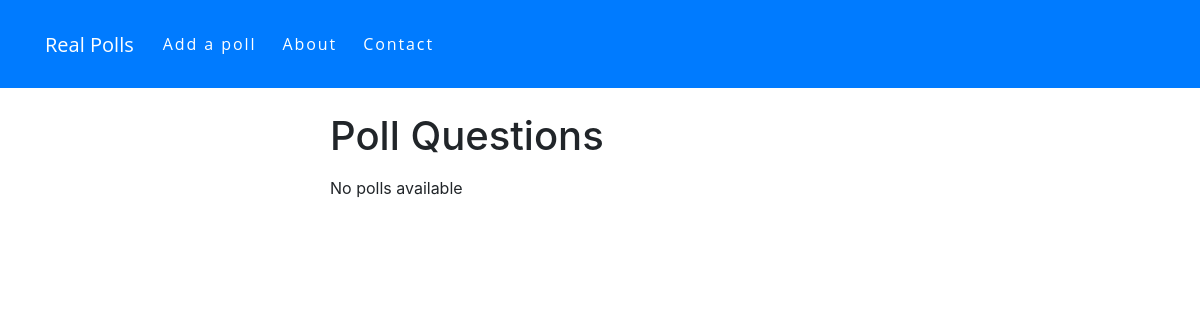
The app's page /, older data.
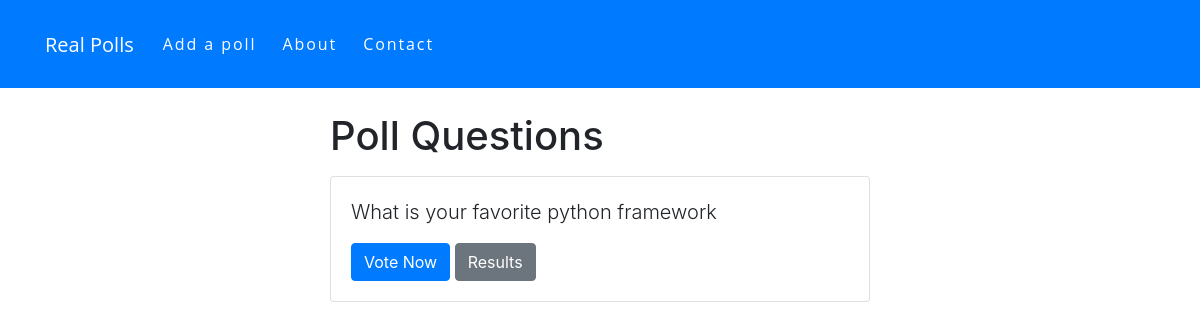
The same page, newer data.
### polls/models.py (models this page shows, shortened)
class Poll(models.Model):
	question = models.TextField()
	option_one = models.CharField(max_length=30)
	option_two = models.CharField(max_length=30)
	option_three = models.CharField(max_length=30)
	option_one_count = models.IntegerField(default=0)
	option_two_count = models.IntegerField(default=0)
	option_three_count = models.IntegerField(default=0)

### polls/views.py (the view)
# urls.py: path('', views.index, name='index'),
def index(request):
	polls = Poll.objects.all()
	context = {
		'polls': polls,
	}
	return render(request, 'polls/index.html', context)

### polls/templates/polls/index.html
{% extends "base.html" %}
{% block content %}
	<h1 class="text-cente mb-3">
		Poll Questions
	</h1>
	{% if polls %}
		{% for poll in polls %}
			<div class="card mb-3">
				<div class="card-body">
					<p class="lead"> {{ poll.question }} </p>
					<a class="btn btn-primary" href="{% url 'polls:vote' poll.id %}">
						Vote Now
					</a>
					<a class="btn btn-secondary" href="#" >
						Results
					</a>
				</div>
			</div>
		{% endfor %}
	{% else %}
		<p>No polls available</p>
	{% endif %}
{% endblock  %}

Row changes from the older to the newer data that the page shows:
added Poll: question "What is your favorite python framework"
Text that changed along with them:
text no longer shown: "No polls available"
